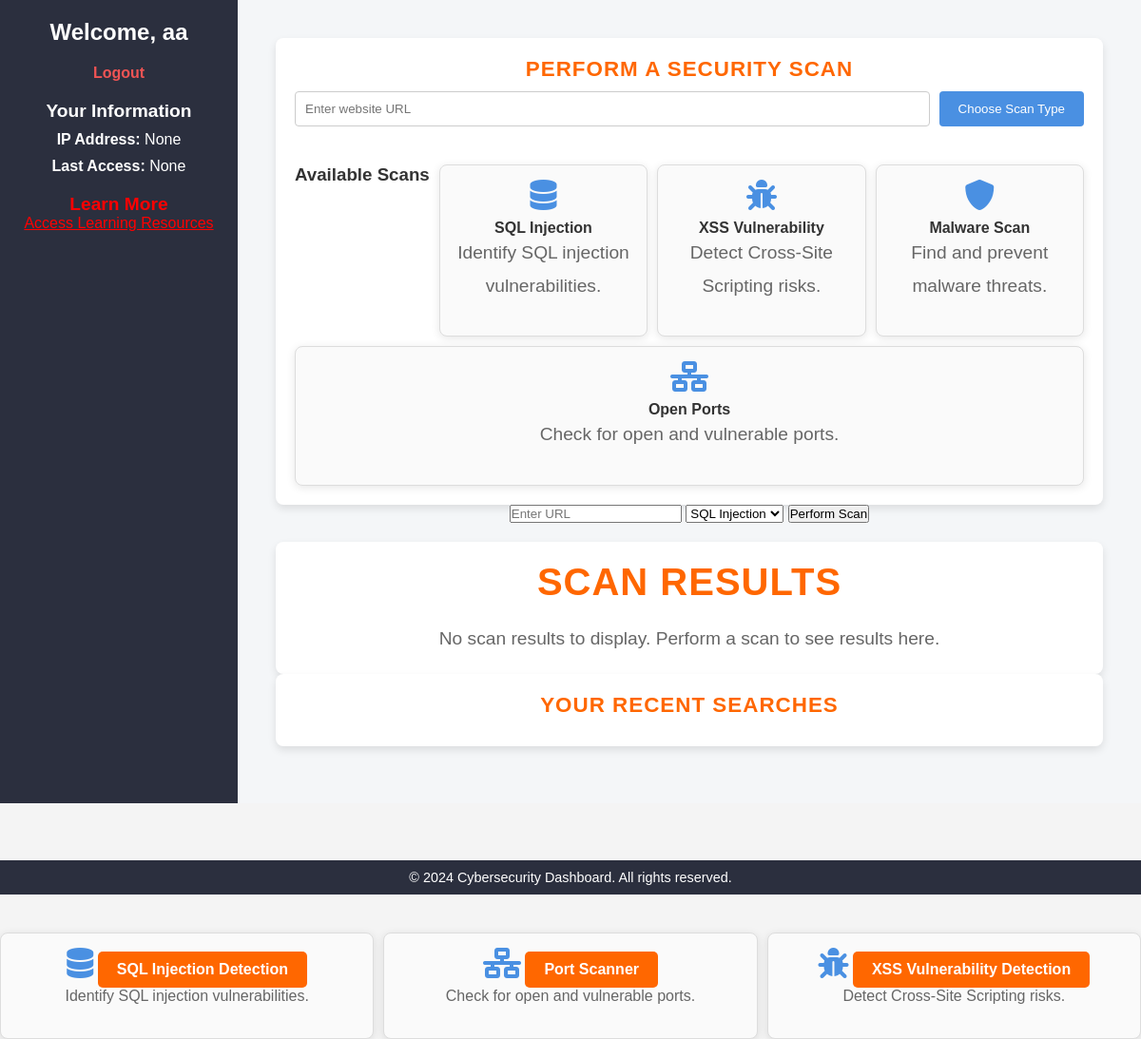
The page /dashboard (signed in) on the database its author committed.
### tempCodeRunnerFile.py (models this page shows)
class User(db.Model):
    id = db.Column(db.Integer, primary_key=True)
    username = db.Column(db.String(150), unique=True, nullable=False)
    password = db.Column(db.String(150), nullable=False)
    ip_address = db.Column(db.String(100), nullable=True)
    last_access_time = db.Column(db.DateTime, nullable=True)
    searches = db.relationship('Search', backref='user', lazy=True)

### tempCodeRunnerFile.py (the view)
@app.route("/dashboard")
def dashboard():
    if "user_id" not in session:
        return redirect(url_for("index"))
    user_id = session["user_id"]
    user = User.query.get(user_id)
    searches = Search.query.filter_by(user_id=user_id).all()
    return render_template("dashboard.html", user=user, searches=searches)

### templates/dashboard.html (shortened to what this page needs)
<!DOCTYPE html>
<html lang="en">
<head>
    <link rel="stylesheet" href="{{ url_for('static', filename='styles.css') }}">
    <link rel="stylesheet" href="https://cdnjs.cloudflare.com/ajax/libs/font-awesome/6.0.0-beta3/css/all.min.css">
    <link rel="stylesheet" href="{{ url_for('static', filename='dashboard_style.css') }}">
</head>
<body>
    <div class="dashboard-container">
        <aside class="sidebar">
            <h2>Welcome, {{ user.username }}</h2>
            <p><a href="{{ url_for('logout') }}" class="logout-btn">Logout</a></p>
            <h3>Your Information</h3>
            <p><strong>IP Address:</strong> {{ user.ip_address }}</p>
            <p><strong>Last Access:</strong> {{ user.last_access_time }}</p>
            <h3 style="color: red;">Learn More</h3>
            <a href="{{ url_for('learning_dashboard') }}" style="color: red ; ">Access Learning Resources</a>
        </aside>
        <main class="main-content">
            <section class="scan-section">
                <h2>Perform a Security Scan</h2>
                <form id="scanForm" action="{{ url_for('perform_scan_route') }}" method="post" class="scan-form">
                    <input type="text" name="url" placeholder="Enter website URL" required>
                    <button type="button" class="scan-btn" onclick="showScanOptions()">Choose Scan Type</button>
                </form>
                <div class="services">
                    <h3>Available Scans</h3>
                    <div class="service-box" onclick="performScan('sql')">
                        <i class="fas fa-database"></i>
                        <h4>SQL Injection</h4>
                        <p>Identify SQL injection vulnerabilities.</p>
                    </div>
                    <div class="service-box" onclick="performScan('xss')">
                        <i class="fas fa-bug"></i>
                        <h4>XSS Vulnerability</h4>
                        <p>Detect Cross-Site Scripting risks.</p>
                    </div>
                    <div class="service-box" onclick="performScan('malware')">
                        <i class="fas fa-shield-alt"></i>
                        <h4>Malware Scan</h4>
                        <p>Find and prevent malware threats.</p>
                    </div>
                    <div class="service-box" onclick="performScan('port')">
                        <i class="fas fa-network-wired"></i>
                        <h4>Open Ports</h4>
                        <p>Check for open and vulnerable ports.</p>
                    </div>
                </div>
            </section>
            <form action="{{ url_for('perform_scan_route') }}" method="POST">
                <input type="text" name="url" placeholder="Enter URL" required>
                <select name="scan_type" required>
                    <option value="sql_injection">SQL Injection</option>
                </select>
                <button type="submit">Perform Scan</button>
            </form>
            <section class="scan-results">
                <h2>Scan Results</h2>
                {% if scan_results %}
                <div id="scan-results" class="result-box">
                    <h3>Results:</h3>
                    <pre>{{ scan_results }}</pre>
                </div>
                {% else %}
                <p>No scan results to display. Perform a scan to see results here.</p>
                {% endif %}
            </section>
             <section class="search-history">
                <h2>Your Recent Searches</h2>
            </section>
        </main>
    </div>
    <footer class="footer">
        <p>&copy; 2024 Cybersecurity Dashboard. All rights reserved.</p>
    </footer>
    <div class="services">
        <div class="service-box">
            <i class="fas fa-database"></i>
            <a href="{{ url_for('sql_injection') }}">SQL Injection Detection</a>
            <p>Identify SQL injection vulnerabilities.</p>
        </div>
        <div class="service-box">
            <i class="fas fa-network-wired"></i>
            <a href="{{ url_for('port_scan') }}">Port Scanner</a>
            <p>Check for open and vulnerable ports.</p>
        </div>
        <div class="service-box">
            <i class="fas fa-bug"></i>
            <a href="{{ url_for('xss_scan') }}">XSS Vulnerability Detection</a>
            <p>Detect Cross-Site Scripting risks.</p>
        </div>
    </div>
</body>
</html>

### static/styles.css (style rules this page uses)
body { font-family: 'Poppins', sans-serif; margin: 0; padding: 0; background-color: #f4f4f4; color: #333; scroll-behavior: smooth; }
.main-content { padding: 60px 20px; text-align: center; }
.main-content h2 { font-size: 2.5rem; color: #ff6700; margin-bottom: 20px; text-transform: uppercase; letter-spacing: 1px; }
.main-content p { font-size: 1.2rem; color: #666; max-width: 800px; margin: 0 auto; line-height: 1.8; }
.services { display: flex; justify-content: center; gap: 30px; margin-top: 40px; flex-wrap: wrap; }
.service-box { width: 300px; background-color: #fff; padding: 20px; border-radius: 10px; box-shadow: 0 2px 10px rgba(0, 0, 0, 0.1); transition: transform 0.3s ease, box-shadow 0.3s ease; text-align: center; position: relative; }
.service-box p { color: #666; margin-bottom: 20px; }
.service-box a { display: inline-block; padding: 10px 20px; background-color: #ff6700; color: #fff; border-radius: 5px; text-decoration: none; font-weight: 600; transition: background-color 0.3s ease, transform 0.3s ease; }
footer { background-color: #333; color: #fff; padding: 20px; text-align: center; margin-top: 60px; }

### static/dashboard_style.css (style rules this page uses)
* { margin: 0; padding: 0; box-sizing: border-box; font-family: Arial, sans-serif; }
.dashboard-container { display: flex; min-height: 100vh; background-color: #f4f6f8; color: #333; }
.sidebar { background-color: #2b2f3e; color: #fff; padding: 20px; width: 250px; text-align: center; }
.sidebar h2 { font-size: 1.5em; margin-bottom: 20px; }
.sidebar p { margin: 10px 0; }
.logout-btn { color: #f05454; text-decoration: none; font-weight: bold; }
.sidebar h3 { margin-top: 20px; font-size: 1.2em; }
.main-content { flex: 1; padding: 40px; }
.search-history { background-color: #fff; padding: 20px; border-radius: 8px; margin-bottom: 20px; box-shadow: 0px 4px 8px rgba(0, 0, 0, 0.1); }
.search-history h2 { font-size: 1.4em; margin-bottom: 10px; }
.scan-section { background-color: #fff; padding: 20px; border-radius: 8px; box-shadow: 0px 4px 8px rgba(0, 0, 0, 0.1); }
.scan-section h2 { font-size: 1.4em; margin-bottom: 10px; }
.scan-form { display: flex; gap: 10px; margin-bottom: 20px; }
.scan-form input { flex: 1; padding: 10px; border-radius: 4px; border: 1px solid #ccc; }
.scan-btn { padding: 10px 20px; background-color: #4a90e2; color: #fff; border: none; border-radius: 4px; cursor: pointer; }
.services { display: flex; gap: 10px; flex-wrap: wrap; }
.service-box { flex: 1 1 200px; background-color: #fafafa; padding: 15px; border-radius: 8px; text-align: center; cursor: pointer; transition: transform 0.3s, box-shadow 0.3s; border: 1px solid #ddd; }
.service-box i { font-size: 2em; color: #4a90e2; margin-bottom: 10px; }
.scan-results { background-color: #fff; padding: 20px; border-radius: 8px; box-shadow: 0px 4px 8px rgba(0, 0, 0, 0.1); margin-top: 20px; }
.footer { text-align: center; padding: 10px 0; background-color: #2b2f3e; color: #fff; font-size: 0.9em; }

### rows shown on the page
User: username "aa", ip_address "None", last_access_time "None"
